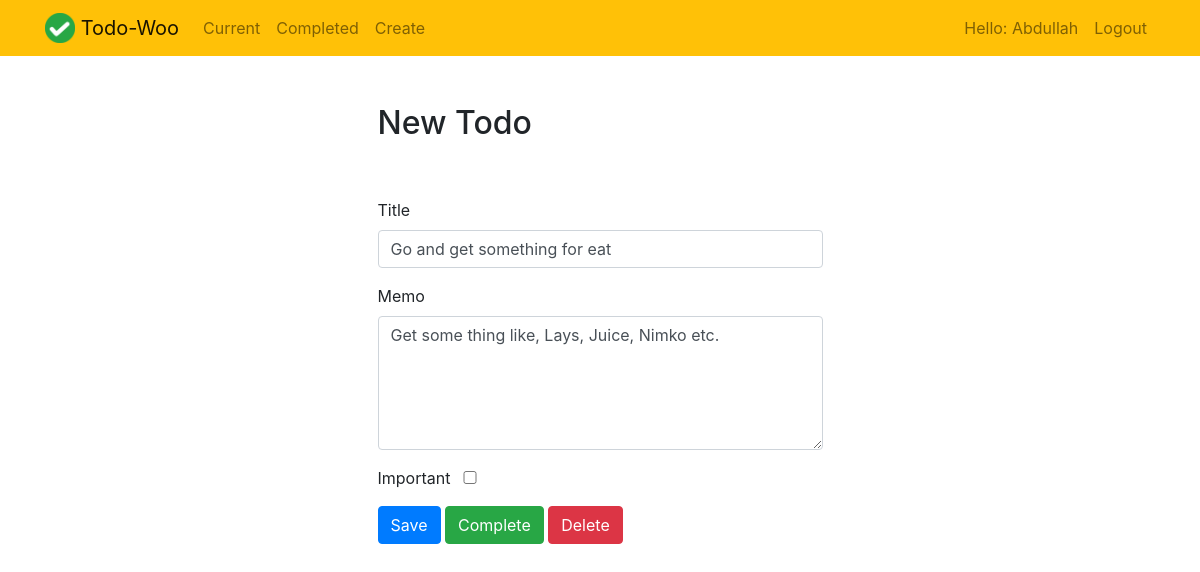
The page /todo/4 (signed in) on the database its author committed.
### todo/models.py (models this page shows, shortened)
class Todo(models.Model):
    title = models.CharField(max_length=100)
    memo = models.TextField(blank=True)
    created = models.DateTimeField(auto_now_add=True)
    datecompleted =models.DateTimeField(null=True, blank=True)
    important = models.BooleanField(default=False)
    user = models.ForeignKey(User, on_delete=models.CASCADE)

### todo/views.py (the view, shortened to what this page needs)
# urls.py: path('todo/<int:todo_pk>', views.viewtodo, name='viewtodo'),
@login_required
def viewtodo(request, todo_pk):
    todo = get_object_or_404(Todo, pk=todo_pk, user=request.user)
    if request.method == 'GET':
        form = Todoform(instance=todo)
        return render(request, 'todo/viewtodo.html', {'todo':todo, 'form':form})

### todo/forms.py
class Todoform(ModelForm):
    class Meta:
        model = Todo
        fields = ['title', 'memo', 'important']

### todo/templates/todo/viewtodo.html (shortened to what this page needs)
{% extends 'todo/base.html' %}
{% block content %}
    <div class="row justify-content-center mt-5">
        <div class="col-md-5">
            <h2>New Todo</h2>
        </div>
    </div>
    <div class="row justify-content-center mt-5">
        <div class="col-md-5">
            <form method="POST">
                <div class="form-group">
                    <label for="title">Title</label>
                    <input type="text" id="title" name="title" class="form-control" value="{{ todo.title }}" required>
                </div>
                <div class="form-group">
                    <label for="memo">Memo</label>
                    <textarea class="form-control" id="memo" name="memo" rows="5">{{ todo.memo }}</textarea>
                </div>
                <div class="form-group">
                    <label class="form-check-label" for="important">Important</label>
                    <input class="form-check-input col-md-2" id="important" name="important" type="checkbox" {% if todo.important %} checked {% endif %}>
                </div>
                <button class="btn btn-primary" type="submit">Save</button>
                <button class="btn btn-success" type="button" onclick="$('#complete').click()">Complete</button>
                <button class="btn btn-danger" type="button" onclick="$('#delete').click()">Delete</button>
            </form>
        </div>
    </div>
{% endblock %}

### todo/templates/todo/base.html (shortened to what this page needs)
{% load static %}
<!doctype html>
<html lang="en">
    <head>
        <link rel="stylesheet" href="https://stackpath.bootstrapcdn.com/bootstrap/4.5.0/css/bootstrap.min.css">
        <link rel="stylesheet" type="image/png" href="{% static 'todo/logo.png' %}">
    </head>
    <body>
        <nav class="navbar navbar-expand-md navbar-light bg-warning">
            <div class="container">
                <a class="navbar-brand" href="{% url 'home' %}">
                    <img src="{% static 'todo/logo.png' %}" width="30" height="30" class="d-inline-block align-top">
                    <span>Todo-Woo</span>
                </a>
                <div class="collapse navbar-collapse" id="navbarNav">
                    {% if user.is_authenticated %}
                        <ul class="navbar-nav mr-auto">
                            <li class="nav-item {{ current }}">
                                <a class="nav-link" href="{% url 'currenttodos'  %}">Current</a>
                            </li>
                            <li class="nav-item">
                                <a class="nav-link" href="{% url 'completetodos' %}">Completed</a>
                            </li>
                            <li class="nav-item">
                                <a class="nav-link" href="{% url 'createtodo' %}">Create</a>
                            </li>
                        </ul>
                    {% endif %}
                    <ul class="navbar-nav ml-auto">
                        {% if user.is_authenticated %}
                            <li class="nav-item">
                                <a class="nav-link" href="#">Hello: {{ user.username|title }}</a>
                            </li>
                            <li class="nav-item">
                                <a href="#" onclick="$('#signOutBtn').click()" class="nav-link">Logout</a>
                            </li>
                        {% endif %}
                    </ul>
                </div>
            </div>
        </nav>
        <div class="container">
            {% block content %}
            {% endblock %}
        </div>
    </body>
</html>

### rows shown on the page
Todo: title "Go and get something for eat", memo "Get some thing like, Lays, Juice, Nimko etc."

### other values the page prints
{{ user.username|title }} "Abdullah"
